Frame 1 (no input): blank canvas, image omitted
Frame 60 (the mouse pressed at the canvas centre just before this capture): blank canvas, image omitted
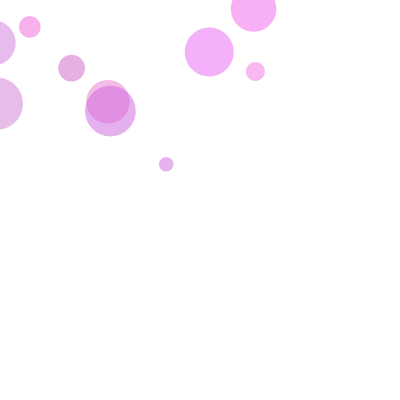
Frame 120 (the mouse held since frame 60 and released just before this capture)

The Processing sketch whose frames 1 and 60 were blank and that drew this single picture after the mouse press (run headless with seeded random() and noise(); from frame 60 on, the mouse is pressed at the canvas centre):

// Processing sketch: variablePractice
// ── variablePractice.pde
ArrayList<CircleParticle> circles = new ArrayList<CircleParticle>();

void setup() {
  size(400, 400);
  background(255);
}

void draw() {
  background(255);
  
  // 모든 원 파티클 업데이트 및 표시
  for (CircleParticle c : circles) {
    c.update();
    c.display();
  }
}

void mousePressed() {
  // 마우스 클릭 시 새로운 원 파티클 시스템 추가
  for (int i = 0; i < 20; i++) {  // 각 클릭마다 여러 원 파티클 생성
    float x = random(width);
    float y = random(height);
    float size = random(5, 70); // 원 크기 크게 설정
    circles.add(new CircleParticle(x, y, size, randomPinkColor()));
  }
}

// 원 파티클 클래스 정의
class CircleParticle {
  float x, y, size;
  color c;
  float lifespan = 255;
  
  CircleParticle(float x, float y, float size, color c) {
    this.x = x;
    this.y = y;
    this.size = size;
    this.c = c;
  }
  
  void update() {
    y += random(-5, 0.5); // 부드럽게 흔들리며 움직임
    x += random(-5, 0.5);
    lifespan -= 2; // 원이 서서히 사라짐
  }
  
  void display() {
    fill(c, lifespan); // 투명도를 적용하여 서서히 사라짐
    noStroke();
    ellipse(x, y, size, size); // 원 그리기
  }
}

// 랜덤 핑크 색상 생성 함수
color randomPinkColor() {
  float r = random(200, 255);  // 붉은 계열 강조
  float g = random(100, 130);  // 연한 녹색 (핑크 계열로 만들기 위해)
  float b = random(200, 250);  // 파란색을 약간 포함
  return color(r, g, b);
}
